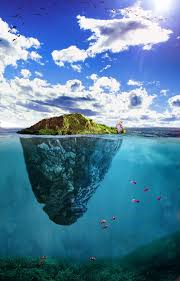
#> input picture items/000/download.jpg, 180 x 281 px
$ python text.py
#> lines starting #> are read from the running program, lines starting #| are printed output that depends on the picture
'''
在图片上加字体
'''

from PIL import Image, ImageFont, ImageDraw

img = Image.open("./download.jpg", "r")
#> img is the input picture: PIL image 180x281 RGB; mean R, G, B 83.4, 127.2, 158.2
draw = ImageDraw.Draw(img)
widht, lenght = img.size
#> widht = 180; lenght = 281
# print(widht, lenght)
font_size = widht // 9
#> font_size = 20
ttfont = ImageFont.truetype("arial.ttf", font_size)
# draw = ImageDraw.draw(img, "8", (256, 0 , 0), )
draw.text((widht - font_size, 0), "8", (256, 0 , 0), font=ttfont)
img.save('./new.jpg', 'jpeg')
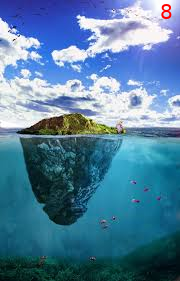
#> saved as new.jpg: PIL image 180x281 RGB; mean R, G, B 83.4, 126.9, 157.8
